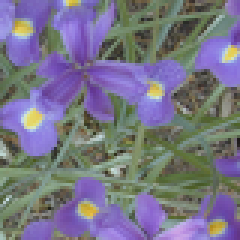
%> input picture lab_06/Aula6/flower.png, 80 x 80 px, shrunk from 513 x 513 before the run (shown 3 times larger)
$ octave Script_Main.m   (GNU Octave 9; MATLAB toolbox functions it lacks are replaced by stand-ins)
%> lines starting %> are read from the running program, lines starting %| are printed output that depends on the picture
%> further down, input is the input picture: size 80x80x3 uint8; mean R, G, B 119.4, 116.7, 134.7
### lab_06/quest1.m
function [R, G, B] = quest1(input)

  dim = size(input);
%> dim = [80 80 3]

  R = zeros(dim(1), dim(2), 3);
  G = zeros(dim(1), dim(2), 3);
  B = zeros(dim(1), dim(2), 3);

  R(:,:,1) = input(:,:,1);
  G(:,:,2) = input(:,:,2);
  B(:,:,3) = input(:,:,3);

  R = uint8(R);
%> R: size 80x80x3 uint8
  G = uint8(G);
%> G: size 80x80x3 uint8
  B = uint8(B);
%> B: size 80x80x3 uint8

end

### lab_06/quest2.m
function output = quest2(input)

  dim = size(input);
  quantVec = 0:51:255;
  output = [];

  for ii = 1:dim(1)
    for jj = 1:dim(2)
      for kk = 1:dim(3)

        idx = (input(ii,jj,kk) >= quantVec);
        output(ii,jj,kk) = max(quantVec(idx));

      end
    end
  end

  output = uint8(output);

end

### lab_06/quest3.m
function out = quest3(input, colour, inter)

  dim = size(input);
  output = input.*ones(dim(1), dim(2), 3);
  [vecx, vecy] = find((input <= inter(2)) & (input >= inter(1)));
  x = length(vecx);

  for ii = 1:x
    output(vecx(ii), vecy(ii), :) = colour;
  end

  out = uint8(output);

end

### lab_06/Script_Main.m
%% Questao 1

input = imread('Aula6/flower.png');
[R, G, B] = quest1(input);
figure
imshow(R,[])
figure
imshow(G,[])
figure
imshow(B,[])

imwrite(R, 'out1/Red.png');
imwrite(G, 'out1/Green.png');
imwrite(B, 'out1/Blue.png');

%% Questao 2

input = imread('Aula6/strawberries_coffee.png');
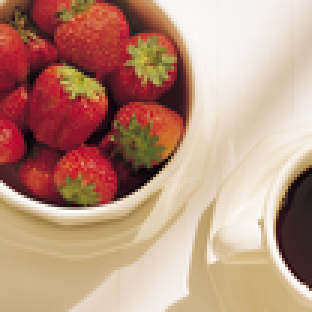
%> input picture lab_06/Aula6/strawberries_coffee.png, 104 x 104 px, shrunk from 666 x 666 before the run (shown 3 times larger)
%> input is the input picture: size 104x104x3 uint8; mean R, G, B 186.3, 145.9, 126.5
out2 = quest2(input);
%> after the loop in quest2, `for ii = 1:dim(1)`:
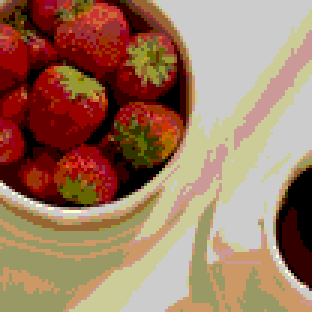
%> output: size 104x104x3 double (shown 3 times larger); mean R, G, B 158.2, 120.9, 96.7
figure
imshow(out2,[]);
input2 = imread('Aula6/ColourCube.bmp');
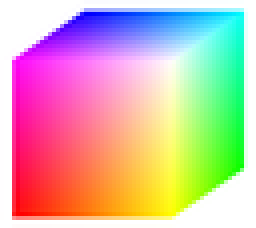
%> input picture lab_06/Aula6/ColourCube.bmp, 64 x 57 px, shrunk from 409 x 366 before the run (shown 4 times larger)
%> input2 is the input picture: size 57x64x3 uint8; mean R, G, B 212.2, 181.3, 173.4
outCube = quest2(input2);
figure
imshow(outCube,[]);

imwrite(out2, 'out2/morango_quant.png');
imwrite(outCube, 'out2/colour_cube_quant.png');

%% Questao 3

input3 = imread('Aula6/world_map.png');
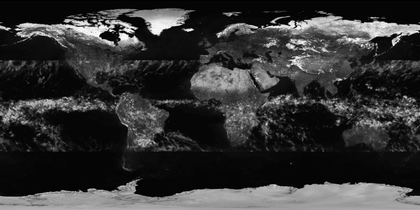
%> input picture lab_06/Aula6/world_map.png, 420 x 210 px, shrunk from 2700 x 1349 before the run
%> input3 is the input picture: size 210x420 uint8; min 0, max 255, mean 52.1
colour = [0,0,255];
inter = [0 20];
out3 = quest3(input3, colour, inter);
%> in quest3, `[vecx, vecy] = find((input <= inter(2)) & (input >= inter(1)));`: vecx = 45612 values from 1 to 197; vecy = 45612 values from 1 to 420
%> in quest3, `x = length(vecx);`: x = 45612
%> after the loop in quest3, `for ii = 1:x`:
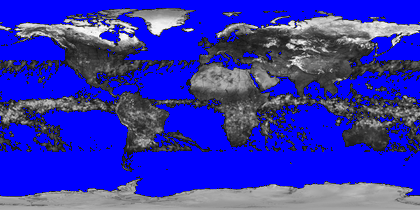
%> output: size 210x420x3 uint8; mean R, G, B 47.8, 47.8, 179.7
figure
imshow(out3,[]);

input4 = imread('Aula6/view.png');
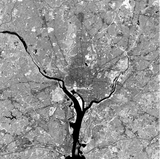
%> input picture lab_06/Aula6/view.png, 160 x 159 px, shrunk from 1026 x 1024 before the run
%> input4 is the input picture: size 159x160 uint8; min 0, max 255, mean 146.5
colour = [255,255,0];
inter = [0 20];
out4 = quest3(input4, colour, inter);
%> call 2 of quest3, with colour = [255 255 0], inter = [0 20]
%> in quest3 (call 2), `[vecx, vecy] = find((input <= inter(2)) & (input >= inter(1)));`: vecx = 565 values from 22 to 159; vecy = 565 values from 4 to 139
%> in quest3 (call 2), `x = length(vecx);`: x = 565
%> after the loop in quest3 (call 2), `for ii = 1:x`:
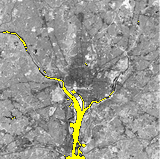
%> output: size 159x160x3 uint8; mean R, G, B 152.1, 152.1, 146.4
figure
imshow(out4,[]);

imwrite(out3, 'out3/world_map_blue.png');
imwrite(out4, 'out3/view_yellow.png');
